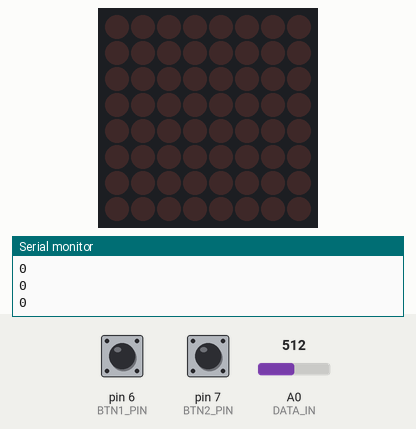
Recording of a sketch running on a simulated Arduino Uno, built with avr-gcc and run on an emulated ATmega328P. Shown: 8×8 LED matrix, the last lines printed to the serial monitor. The test bench sets the inputs (shaded band); at power-on: pin 7 (BTN2_PIN) LOW, pin 6 (BTN1_PIN) LOW, A0 (DATA_IN) = 512.

Above: at 3.5 s.
3.6 s: pin 7 (BTN2_PIN) pulled HIGH for 0.15 s
At 3.87 s:
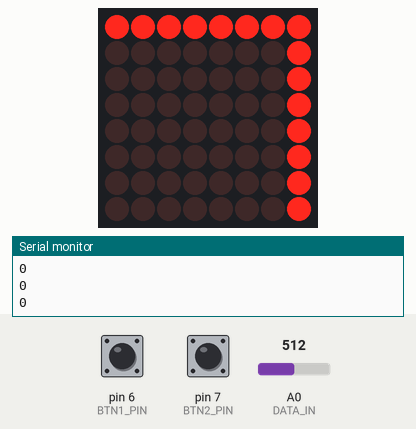
4.3 s: pin 6 (BTN1_PIN) pulled HIGH for 3.2 s
8.1 s: pin 6 (BTN1_PIN) pulled HIGH for 0.15 s
At 8.65 s:
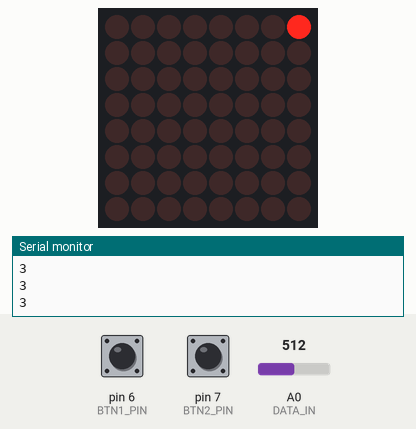
8.8 s: A0 (DATA_IN) set to 0
At 9.26 s:
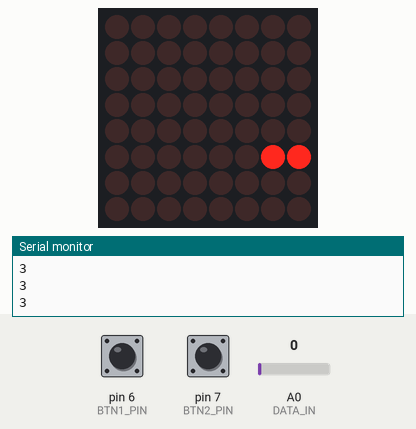
11.5 s: A0 (DATA_IN) set to 306
At 12.18 s:
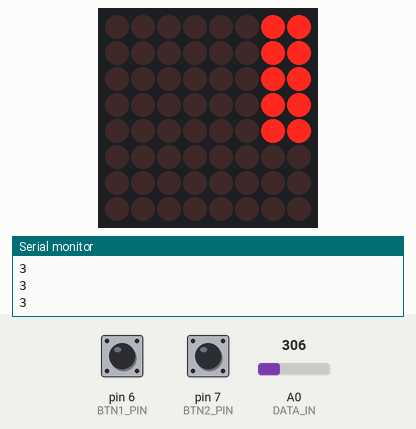
14.1 s: pin 6 (BTN1_PIN) pulled HIGH for 1 s
At 14.2 s:
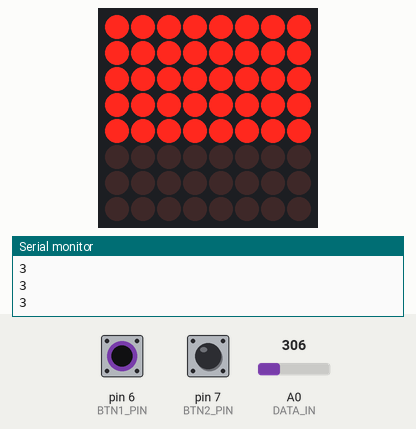

Measured:
- after the input at 3.6 s, the display: changes after 0.20 s (image 1)
- after the input at 8.8 s, the display: first changes at once (image 3 shows a later state)
- after the input at 11.5 s, the display: first changes after 0.22 s (image 4 shows a later state)
- after the input at 14.1 s, the display: changes at once (image 5)

The sketch:

Ledqualiser-code.ino
```cpp
/*

Ledqualiser code for physical computing project by Tomas Jasevicius

Libraries required to run this project:
MAX72xx.h
SPI.h

This project is a audio visualiser, which takes in audio signal, analyses it and produces
visuals on the 8x8 LED matrix.

IC used to analyse audio is MSEQG7.
IC used to display visuals on 8x8 matrix is MAX721.

IC used to aplify audio signal and play it out loud is PAM8406 (no code is needed in order to use it).

Digital pin connection:
 pin 04 is connected to the Strobe (MSEQG7)
 pin 05 is connected to the Reset (MSEQG7)
 pin 06 is connected to the Button to control visuals displayed on the LEDS.
 pin 07 is connected to the Button to control visuals displayed on the LEDS.
 pin 11 is connected to the DataIn (MAX721)
 pin 13 is connected to the CLK (MAX721)
 pin 10 is connected to LOAD (MAX721)

Analog pin connection:
 pin A0 is connected to the ADUIO_OUT (MSEQG7)

*/

// Include MAX721 library
#include <MD_MAX72xx.h>
#if USE_LIBRARY_SPI
#include <SPI.h>
#endif

//Pins
// MAX721
#define	CLK_PIN		13
#define	DATA_PIN	11
#define	CS_PIN		10
// MSEQG7
#define STROBE_PIN      4
#define RST_PIN         5  //resetpin
#define DATA_IN         A0
// Button pins
#define BTN1_PIN        6
#define BTN2_PIN        7
//Defining other variables
#define DELAYTIME       50 //milliseconds
#define MAX_DEVICES     1  // how many max721 chips we have

int bands[7];              // store band values in this arrays
int btn1State = 0;         // variable for reading the pushbutton status
int btn2State = 0;
int animationState;        //variable to store overall animation states

int levels [9] = {0, 1, 3, 7, 15, 31, 63, 127, 255};

// Create MAX721 hardware object
MD_MAX72XX leds = MD_MAX72XX(CS_PIN, MAX_DEVICES);

// Read bands from MSEQG7 and store them in bands array
void readMSEQG7() {
  // Reset chip everytime to get a new reading.
  digitalWrite(RST_PIN, HIGH);
  digitalWrite(RST_PIN, LOW);

  // Loop throught bands in MSEQG7
  for (int i = 0; i < 7; i++) {
    digitalWrite(STROBE_PIN, LOW); // strobe pin- kicks the IC up to the next band
    delayMicroseconds(30);
    bands[i] = analogRead(DATA_IN); // store bands reading in the array
    digitalWrite(STROBE_PIN, HIGH);
  }
}

void welcomeAnimation() {
  // Adapted from MAX721 library example
  // Animation of a diagonal stripe moving across the display
  // with points plotted outside the display region ignored.
  const uint16_t maxCol = MAX_DEVICES * ROW_SIZE;
  const uint8_t	stripeWidth = 10;

  int milliseconds = 50;

  leds.clear();

  for (uint16_t col = 0; col < maxCol + ROW_SIZE + stripeWidth; col++) {
    for (uint8_t row = 0; row < ROW_SIZE; row++) {
      leds.setPoint(row, col - row, true);
      leds.setPoint(row, col - row - stripeWidth, false);
    }
    delay(milliseconds);
  }
}

void column() {

  leds.clear();

  for (int i = 0; i < 8; i++) {
    digitalWrite(STROBE_PIN, HIGH);
    delay(1);
    digitalWrite(STROBE_PIN, LOW);
    delay(1);
    leds.setColumn(0, i, levels[map(analogRead(DATA_IN), 50, 600, 0, 11)]);

    leds.update();
    leds.control(MD_MAX72XX::UPDATE, MD_MAX72XX::ON);

  }
}


void bullseye() {
  //Adapted from MAX7xx library example
  // Demonstrate the use of buffer based repeated patterns
  // across all devices.

  leds.clear();
  leds.control(MD_MAX72XX::UPDATE, MD_MAX72XX::OFF);

  for (uint8_t n = 0; n < 3; n++) {
    byte  b = 0xff;
    int   i = 0;

    while (b != 0x00) {
      for (uint8_t j = 0; j < MAX_DEVICES + 1; j++) {
        leds.setRow(j, i, b);
        leds.setColumn(j, i, b);
        leds.setRow(j, ROW_SIZE - 1 - i, b);
        leds.setColumn(j, COL_SIZE - 1 - i, b);
      }
      leds.update();
      delay(3 * DELAYTIME);
      for (uint8_t j = 0; j < MAX_DEVICES + 1; j++) {
        leds.setRow(j, i, 0);
        leds.setColumn(j, i, 0);
        leds.setRow(j, ROW_SIZE - 1 - i, 0);
        leds.setColumn(j, COL_SIZE - 1 - i, 0);
      }

      bitClear(b, i);
      bitClear(b, 7 - i);
      i++;
    }

    while (b != 0xff) {
      for (uint8_t j = 0; j < MAX_DEVICES + 1; j++) {
        leds.setRow(j, i, b);
        leds.setColumn(j, i, b);
        leds.setRow(j, ROW_SIZE - 1 - i, b);
        leds.setColumn(j, COL_SIZE - 1 - i, b);
      }
      leds.update();
      delay(3 * DELAYTIME);
      for (uint8_t j = 0; j < MAX_DEVICES + 1; j++) {
        leds.setRow(j, i, 0);
        leds.setColumn(j, i, 0);
        leds.setRow(j, ROW_SIZE - 1 - i, 0);
        leds.setColumn(j, COL_SIZE - 1 - i, 0);
      }

      i--;
      bitSet(b, i);
      bitSet(b, 7 - i);
    }
  }

  leds.control(MD_MAX72XX::UPDATE, MD_MAX72XX::ON);
}

void lines() {
  //Adapted from MAX7xx library example
  // Demonstrate the use of drawLine().
  // fan out lines from each corner for up to 4 device blocks

  const uint8_t stepSize = 3;
  const uint8_t maxDev = (MAX_DEVICES > 4 ? 4 : MAX_DEVICES);

  leds.clear();
  for (uint16_t c = 0; c < (maxDev * COL_SIZE) - 1; c += stepSize) {
    leds.drawLine(0, 0, ROW_SIZE - 1, c, true);
    delay(DELAYTIME);
  }

  leds.clear();
  for (uint16_t c = 0; c < (maxDev * COL_SIZE) - 1; c += stepSize) {
    leds.drawLine(ROW_SIZE - 1, 0, 0, c, true);
    delay(DELAYTIME);
  }

  leds.clear();
  for (uint16_t c = 0; c < (maxDev * COL_SIZE) - 1; c += stepSize) {
    leds.drawLine(ROW_SIZE - 1, (MAX_DEVICES * COL_SIZE) - 1, 0, (MAX_DEVICES * COL_SIZE) - 1 - c, true);
    delay(DELAYTIME);
  }

  leds.clear();
  for (uint16_t c = 0; c < (maxDev * COL_SIZE) - 1; c += stepSize) {
    leds.drawLine(0, (MAX_DEVICES * COL_SIZE) - 1, ROW_SIZE - 1, (MAX_DEVICES * COL_SIZE) - 1 - c, true);
    delay(DELAYTIME);
  }
}

void cross() {
  // Adapted from MAX72xx library examples
  // Combination of setRow() and setColumn()
  // display updates to ensure concurrent changes.

  leds.clear();
  leds.control(MD_MAX72XX::UPDATE, MD_MAX72XX::OFF);

  // diagonally down the display R to L
  for (uint8_t i = 0; i < ROW_SIZE; i++) {
    for (uint8_t j = 0; j < MAX_DEVICES; j++) {
      leds.setColumn(j, i, 0xff);
      leds.setRow(j, i, 0xff);
    }
    leds.update();
    delay(3 * DELAYTIME);
    for (uint8_t j = 0; j < MAX_DEVICES; j++) {
      leds.setColumn(j, i, 0x00);
      leds.setRow(j, i, 0x00);
    }
  }

  // moving up the display on the R
  for (int8_t i = ROW_SIZE - 1; i >= 0; i--) {
    for (uint8_t j = 0; j < MAX_DEVICES; j++) {
      leds.setColumn(j, i, 0xff);
      leds.setRow(j, ROW_SIZE - 1, 0xff);
    }
    leds.update();
    delay(3 * DELAYTIME);
    for (uint8_t j = 0; j < MAX_DEVICES; j++) {
      leds.setColumn(j, i, 0x00);
      leds.setRow(j, ROW_SIZE - 1, 0x00);
    }
  }

  // diagonally up the display L to R
  for (uint8_t i = 0; i < ROW_SIZE; i++) {
    for (uint8_t j = 0; j < MAX_DEVICES; j++) {
      leds.setColumn(j, i, 0xff);
      leds.setRow(j, ROW_SIZE - 1 - i, 0xff);
    }
    leds.update();
    delay(3 * DELAYTIME);
    for (uint8_t j = 0; j < MAX_DEVICES; j++) {
      leds.setColumn(j, i, 0x00);
      leds.setRow(j, ROW_SIZE - 1 - i, 0x00);
    }
  }
  leds.control(MD_MAX72XX::UPDATE, MD_MAX72XX::ON);
}

void readButtonsStates() {

  // Read button state
  btn1State = digitalRead(BTN1_PIN);
  btn2State = digitalRead(BTN2_PIN);

  // If both buttons pressed, clear the screen.
  if (btn2State == HIGH && btn1State == HIGH) {
    delay(300);
    animationState = 0;
  } else if (btn1State == HIGH && btn2State == LOW) {
    delay(200);
    animationState++;
    if (animationState >= 6) {
      animationState = 2;

    }
  } else if (btn2State == HIGH && btn1State == LOW) {
    delay(200);
    animationState--;
    if (animationState < 2) {
      animationState = 5;

    }
  }

}

void setup() {
  //setting up pinModes
  //buttons
  pinMode(BTN1_PIN, INPUT);
  pinMode(BTN2_PIN, INPUT);
  pinMode(DATA_IN, INPUT);

  //MAX721
  pinMode(RST_PIN, OUTPUT); // reset
  pinMode(STROBE_PIN, OUTPUT); // strobe

  //setting up MSEQG7
  digitalWrite(RST_PIN, LOW);
  digitalWrite(STROBE_PIN, HIGH);

  //starting up LEDS and Serial for communication
  leds.begin();
  Serial.begin(115200);

  //Welcome animation so that the user knows that ledqualiser is on.
  welcomeAnimation();
  //Set animationState to 0 so that the leds would stay off.
  animationState = 0;
  delay(1000);

}

void loop() {
  // Everytime we loop, we read the audio chip first.
  readMSEQG7();
  readButtonsStates();


  switch (animationState) {
    case 1:
      leds.clear();
      break;
    case 2:
      lines();
      break;
    case 3:
      column();
      break;
    case 4:
      bullseye();
      break;
    case 5:
      cross();
      break;
    default:
      leds.clear();
      break;
  }

  Serial.println(animationState);
}
```
